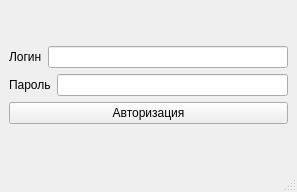
<?xml version="1.0" encoding="UTF-8"?>
<ui version="4.0">
 <class>MainWindow</class>
 <widget class="QMainWindow" name="MainWindow">
  <property name="geometry">
   <rect>
    <x>0</x>
    <y>0</y>
    <width>297</width>
    <height>192</height>
   </rect>
  </property>
  <property name="windowTitle">
   <string>MainWindow</string>
  </property>
  <widget class="QWidget" name="centralwidget">
   <layout class="QVBoxLayout" name="verticalLayout_3">
    <item>
     <layout class="QVBoxLayout" name="verticalLayout_2">
      <item>
       <layout class="QVBoxLayout" name="verticalLayout">
        <item>
         <layout class="QHBoxLayout" name="horizontalLayout">
          <item>
           <widget class="QLabel" name="label">
            <property name="text">
             <string>Логин</string>
            </property>
           </widget>
          </item>
          <item>
           <widget class="QLineEdit" name="logEdit"/>
          </item>
         </layout>
        </item>
        <item>
         <layout class="QHBoxLayout" name="horizontalLayout_2">
          <item>
           <widget class="QLabel" name="label_2">
            <property name="text">
             <string>Пароль</string>
            </property>
           </widget>
          </item>
          <item>
           <widget class="QLineEdit" name="passEdit">
            <property name="echoMode">
             <enum>QLineEdit::Password</enum>
            </property>
           </widget>
          </item>
         </layout>
        </item>
       </layout>
      </item>
      <item>
       <widget class="QPushButton" name="auth">
        <property name="text">
         <string>Авторизация</string>
        </property>
       </widget>
      </item>
     </layout>
    </item>
   </layout>
  </widget>
  <widget class="QMenuBar" name="menubar">
   <property name="geometry">
    <rect>
     <x>0</x>
     <y>0</y>
     <width>297</width>
     <height>22</height>
    </rect>
   </property>
  </widget>
  <widget class="QStatusBar" name="statusbar"/>
 </widget>
 <resources/>
 <connections/>
</ui>
